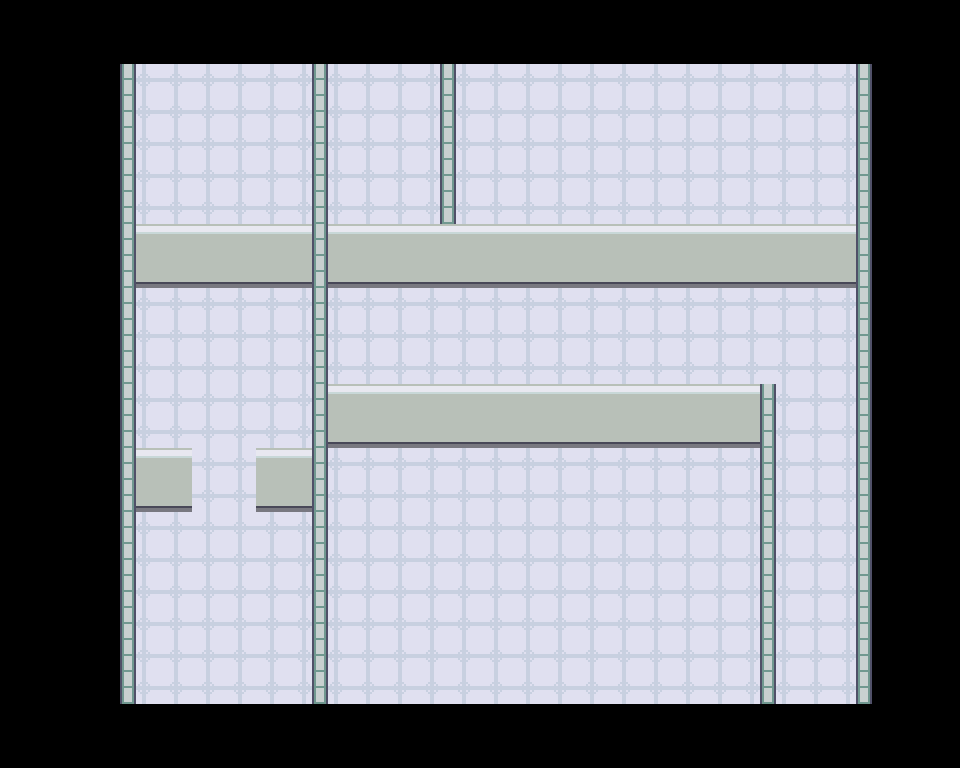

The image is a tile-based game level rendered from a .tmx file. Its description and source (layers, tilesets, objects; grid data summarised) follow:
An orthogonal 30x24 tile map with 32x32 px tiles, 4 tile layers (Capa de Patrones 1, Suelo, paredes, paredesVerticales), 4 tilesets.

<map version="1.0" orientation="orthogonal" renderorder="right-down" width="30" height="24" tilewidth="32" tileheight="32" nextobjectid="1">
 <tileset firstgid="1" name="Complete Tileset" tilewidth="32" tileheight="32" tilecount="6232" columns="8">
  <image source="../../sprites/pokemon/Complete Tileset.png" width="256" height="24941" />
 </tileset>
 <tileset firstgid="6233" name="Interior general" tilewidth="32" tileheight="32" tilecount="2008" columns="8">
  <image source="../../sprites/pokemon/Interior general.PNG" width="256" height="8032" />
 </tileset>
 <tileset firstgid="8241" name="Department store interior" tilewidth="32" tileheight="32" tilecount="392" columns="8">
  <image source="../../sprites/pokemon/Department store interior.PNG" width="256" height="1568" />
 </tileset>
 <tileset firstgid="8633" name="Factory interior" tilewidth="32" tileheight="32" tilecount="224" columns="8">
  <image source="../../sprites/pokemon/Factory interior.PNG" width="256" height="896" />
 </tileset>
 <layer name="Capa de Patrones 1" width="30" height="24">
  <data>[720 cells, 720 non-empty, 1 distinct tile ids]</data>
 </layer>
 <layer name="Suelo" width="30" height="24">
  <data>[720 cells, 460 non-empty, 1 distinct tile ids]</data>
 </layer>
 <layer name="paredes" width="30" height="24">
  <data>[720 cells, 82 non-empty, 2 distinct tile ids]</data>
 </layer>
 <layer name="paredesVerticales" width="30" height="24">
  <data>[720 cells, 150 non-empty, 2 distinct tile ids]</data>
 </layer>
</map>
